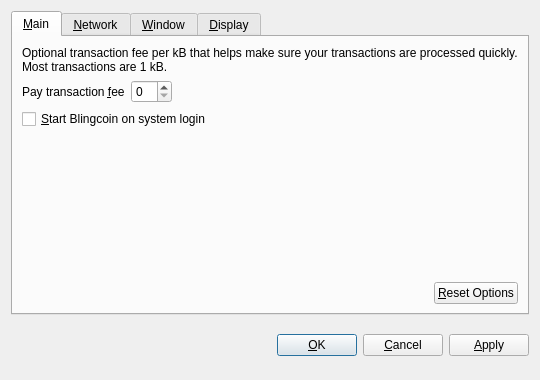
<?xml version="1.0" encoding="UTF-8"?>
<ui version="4.0">
 <class>OptionsDialog</class>
 <widget class="QDialog" name="OptionsDialog">
  <property name="geometry">
   <rect>
    <x>0</x>
    <y>0</y>
    <width>540</width>
    <height>380</height>
   </rect>
  </property>
  <property name="windowTitle">
   <string>Options</string>
  </property>
  <property name="modal">
   <bool>true</bool>
  </property>
  <layout class="QVBoxLayout" name="verticalLayout">
   <item>
    <widget class="QTabWidget" name="tabWidget">
     <property name="tabPosition">
      <enum>QTabWidget::North</enum>
     </property>
     <property name="currentIndex">
      <number>0</number>
     </property>
     <widget class="QWidget" name="tabMain">
      <attribute name="title">
       <string>&amp;Main</string>
      </attribute>
      <layout class="QVBoxLayout" name="verticalLayout_Main">
       <item>
        <widget class="QLabel" name="transactionFeeInfoLabel">
         <property name="text">
          <string>Optional transaction fee per kB that helps make sure your transactions are processed quickly. Most transactions are 1 kB.</string>
         </property>
         <property name="textFormat">
          <enum>Qt::PlainText</enum>
         </property>
         <property name="wordWrap">
          <bool>true</bool>
         </property>
        </widget>
       </item>
       <item>
        <layout class="QHBoxLayout" name="horizontalLayout_1_Main">
         <item>
          <widget class="QLabel" name="transactionFeeLabel">
           <property name="text">
            <string>Pay transaction &amp;fee</string>
           </property>
           <property name="textFormat">
            <enum>Qt::PlainText</enum>
           </property>
           <property name="buddy">
            <cstring>transactionFee</cstring>
           </property>
          </widget>
         </item>
         <item>
          <widget class="BitcoinAmountField" name="transactionFee"/>
         </item>
         <item>
          <spacer name="horizontalSpacer_1_Main">
           <property name="orientation">
            <enum>Qt::Horizontal</enum>
           </property>
           <property name="sizeHint" stdset="0">
            <size>
             <width>40</width>
             <height>20</height>
            </size>
           </property>
          </spacer>
         </item>
        </layout>
       </item>
       <item>
        <widget class="QCheckBox" name="bitcoinAtStartup">
         <property name="toolTip">
          <string>Automatically start Blingcoin after logging in to the system.</string>
         </property>
         <property name="text">
          <string>&amp;Start Blingcoin on system login</string>
         </property>
        </widget>
       </item>
       <item>
        <spacer name="verticalSpacer_Main">
         <property name="orientation">
          <enum>Qt::Vertical</enum>
         </property>
         <property name="sizeHint" stdset="0">
          <size>
           <width>20</width>
           <height>40</height>
          </size>
         </property>
        </spacer>
       </item>
       <item>
        <layout class="QHBoxLayout" name="horizontalLayout_2_Main">
         <item>
          <spacer name="horizontalSpacer_2_Main">
           <property name="orientation">
            <enum>Qt::Horizontal</enum>
           </property>
           <property name="sizeHint" stdset="0">
            <size>
             <width>40</width>
             <height>20</height>
            </size>
           </property>
          </spacer>
         </item>
         <item>
          <widget class="QPushButton" name="resetButton">
           <property name="toolTip">
            <string>Reset all client options to default.</string>
           </property>
           <property name="text">
            <string>&amp;Reset Options</string>
           </property>
           <property name="autoDefault">
            <bool>false</bool>
           </property>
          </widget>
         </item>
        </layout>
       </item>
      </layout>
     </widget>
     <widget class="QWidget" name="tabNetwork">
      <attribute name="title">
       <string>&amp;Network</string>
      </attribute>
      <layout class="QVBoxLayout" name="verticalLayout_Network">
       <item>
        <widget class="QCheckBox" name="mapPortUpnp">
         <property name="toolTip">
          <string>Automatically open the Blingcoin client port on the router. This only works when your router supports UPnP and it is enabled.</string>
         </property>
         <property name="text">
          <string>Map port using &amp;UPnP</string>
         </property>
        </widget>
       </item>
       <item>
        <widget class="QCheckBox" name="connectSocks">
         <property name="toolTip">
          <string>Connect to the Blingcoin network through a SOCKS proxy (e.g. when connecting through Tor).</string>
         </property>
         <property name="text">
          <string>&amp;Connect through SOCKS proxy:</string>
         </property>
        </widget>
       </item>
       <item>
        <layout class="QHBoxLayout" name="horizontalLayout_Network">
         <item>
          <widget class="QLabel" name="proxyIpLabel">
           <property name="text">
            <string>Proxy &amp;IP:</string>
           </property>
           <property name="textFormat">
            <enum>Qt::PlainText</enum>
           </property>
           <property name="buddy">
            <cstring>proxyIp</cstring>
           </property>
          </widget>
         </item>
         <item>
          <widget class="QValidatedLineEdit" name="proxyIp">
           <property name="maximumSize">
            <size>
             <width>140</width>
             <height>16777215</height>
            </size>
           </property>
           <property name="toolTip">
            <string>IP address of the proxy (e.g. 127.0.0.1)</string>
           </property>
          </widget>
         </item>
         <item>
          <widget class="QLabel" name="proxyPortLabel">
           <property name="text">
            <string>&amp;Port:</string>
           </property>
           <property name="textFormat">
            <enum>Qt::PlainText</enum>
           </property>
           <property name="buddy">
            <cstring>proxyPort</cstring>
           </property>
          </widget>
         </item>
         <item>
          <widget class="QLineEdit" name="proxyPort">
           <property name="maximumSize">
            <size>
             <width>55</width>
             <height>16777215</height>
            </size>
           </property>
           <property name="toolTip">
            <string>Port of the proxy (e.g. 9050)</string>
           </property>
          </widget>
         </item>
         <item>
          <widget class="QLabel" name="socksVersionLabel">
           <property name="text">
            <string>SOCKS &amp;Version:</string>
           </property>
           <property name="textFormat">
            <enum>Qt::PlainText</enum>
           </property>
           <property name="buddy">
            <cstring>socksVersion</cstring>
           </property>
          </widget>
         </item>
         <item>
          <widget class="QValueComboBox" name="socksVersion">
           <property name="toolTip">
            <string>SOCKS version of the proxy (e.g. 5)</string>
           </property>
          </widget>
         </item>
         <item>
          <spacer name="horizontalSpacer_Network">
           <property name="orientation">
            <enum>Qt::Horizontal</enum>
           </property>
           <property name="sizeHint" stdset="0">
            <size>
             <width>40</width>
             <height>20</height>
            </size>
           </property>
          </spacer>
         </item>
        </layout>
       </item>
       <item>
        <spacer name="verticalSpacer_Network">
         <property name="orientation">
          <enum>Qt::Vertical</enum>
         </property>
         <property name="sizeHint" stdset="0">
          <size>
           <width>20</width>
           <height>40</height>
          </size>
         </property>
        </spacer>
       </item>
      </layout>
     </widget>
     <widget class="QWidget" name="tabWindow">
      <attribute name="title">
       <string>&amp;Window</string>
      </attribute>
      <layout class="QVBoxLayout" name="verticalLayout_Window">
       <item>
        <widget class="QCheckBox" name="minimizeToTray">
         <property name="toolTip">
          <string>Show only a tray icon after minimizing the window.</string>
         </property>
         <property name="text">
          <string>&amp;Minimize to the tray instead of the taskbar</string>
         </property>
        </widget>
       </item>
       <item>
        <widget class="QCheckBox" name="minimizeOnClose">
         <property name="toolTip">
          <string>Minimize instead of exit the application when the window is closed. When this option is enabled, the application will be closed only after selecting Quit in the menu.</string>
         </property>
         <property name="text">
          <string>M&amp;inimize on close</string>
         </property>
        </widget>
       </item>
       <item>
        <spacer name="verticalSpacer_Window">
         <property name="orientation">
          <enum>Qt::Vertical</enum>
         </property>
         <property name="sizeHint" stdset="0">
          <size>
           <width>20</width>
           <height>40</height>
          </size>
         </property>
        </spacer>
       </item>
      </layout>
     </widget>
     <widget class="QWidget" name="tabDisplay">
      <attribute name="title">
       <string>&amp;Display</string>
      </attribute>
      <layout class="QVBoxLayout" name="verticalLayout_Display">
       <item>
        <layout class="QHBoxLayout" name="horizontalLayout_1_Display">
         <item>
          <widget class="QLabel" name="langLabel">
           <property name="text">
            <string>User Interface &amp;language:</string>
           </property>
           <property name="textFormat">
            <enum>Qt::PlainText</enum>
           </property>
           <property name="buddy">
            <cstring>lang</cstring>
           </property>
          </widget>
         </item>
         <item>
          <widget class="QValueComboBox" name="lang">
           <property name="toolTip">
            <string>The user interface language can be set here. This setting will take effect after restarting Blingcoin.</string>
           </property>
          </widget>
         </item>
        </layout>
       </item>
       <item>
        <layout class="QHBoxLayout" name="horizontalLayout_2_Display">
         <item>
          <widget class="QLabel" name="unitLabel">
           <property name="text">
            <string>&amp;Unit to show amounts in:</string>
           </property>
           <property name="textFormat">
            <enum>Qt::PlainText</enum>
           </property>
           <property name="buddy">
            <cstring>unit</cstring>
           </property>
          </widget>
         </item>
         <item>
          <widget class="QValueComboBox" name="unit">
           <property name="toolTip">
            <string>Choose the default subdivision unit to show in the interface and when sending coins.</string>
           </property>
          </widget>
         </item>
        </layout>
       </item>
       <item>
        <widget class="QCheckBox" name="displayAddresses">
         <property name="toolTip">
          <string>Whether to show Blingcoin addresses in the transaction list or not.</string>
         </property>
         <property name="text">
          <string>&amp;Display addresses in transaction list</string>
         </property>
        </widget>
       </item>
       <item>
        <widget class="QCheckBox" name="coinControlFeatures">
         <property name="toolTip">
          <string>Whether to show coin control features or not.</string>
         </property>
         <property name="text">
          <string>Display coin &amp;control features (experts only!)</string>
         </property>
        </widget>
       </item>
       <item>
        <spacer name="verticalSpacer_Display">
         <property name="orientation">
          <enum>Qt::Vertical</enum>
         </property>
         <property name="sizeHint" stdset="0">
          <size>
           <width>20</width>
           <height>40</height>
          </size>
         </property>
        </spacer>
       </item>
      </layout>
     </widget>
    </widget>
   </item>
   <item>
    <layout class="QHBoxLayout" name="horizontalLayout_Buttons">
     <item>
      <spacer name="horizontalSpacer_1">
       <property name="orientation">
        <enum>Qt::Horizontal</enum>
       </property>
       <property name="sizeHint" stdset="0">
        <size>
         <width>40</width>
         <height>48</height>
        </size>
       </property>
      </spacer>
     </item>
     <item>
      <widget class="QLabel" name="statusLabel">
       <property name="font">
        <font>
         <weight>75</weight>
         <bold>true</bold>
        </font>
       </property>
       <property name="text">
        <string/>
       </property>
       <property name="textFormat">
        <enum>Qt::PlainText</enum>
       </property>
       <property name="wordWrap">
        <bool>true</bool>
       </property>
      </widget>
     </item>
     <item>
      <spacer name="horizontalSpacer_2">
       <property name="orientation">
        <enum>Qt::Horizontal</enum>
       </property>
       <property name="sizeHint" stdset="0">
        <size>
         <width>40</width>
         <height>48</height>
        </size>
       </property>
      </spacer>
     </item>
     <item>
      <widget class="QPushButton" name="okButton">
       <property name="text">
        <string>&amp;OK</string>
       </property>
      </widget>
     </item>
     <item>
      <widget class="QPushButton" name="cancelButton">
       <property name="text">
        <string>&amp;Cancel</string>
       </property>
       <property name="autoDefault">
        <bool>false</bool>
       </property>
      </widget>
     </item>
     <item>
      <widget class="QPushButton" name="applyButton">
       <property name="text">
        <string>&amp;Apply</string>
       </property>
       <property name="autoDefault">
        <bool>false</bool>
       </property>
      </widget>
     </item>
    </layout>
   </item>
  </layout>
 </widget>
 <customwidgets>
  <customwidget>
   <class>BitcoinAmountField</class>
   <extends>QSpinBox</extends>
   <header>bitcoinamountfield.h</header>
  </customwidget>
  <customwidget>
   <class>QValueComboBox</class>
   <extends>QComboBox</extends>
   <header>qvaluecombobox.h</header>
  </customwidget>
  <customwidget>
   <class>QValidatedLineEdit</class>
   <extends>QLineEdit</extends>
   <header>qvalidatedlineedit.h</header>
  </customwidget>
 </customwidgets>
 <resources/>
 <connections/>
</ui>
